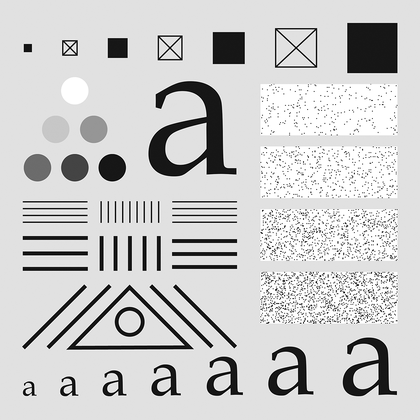
%> input picture pset3/Project 4.6/testpattern1024.tif, 420 x 420 px, shrunk from 1024 x 1024 before the run
$ octave project4_6_b.m   (GNU Octave 9; MATLAB toolbox functions it lacks are replaced by stand-ins)
%> lines starting %> are read from the running program, lines starting %| are printed output that depends on the picture; in (x1, y1, x2, y2) boxes, pixels count from 0 and x2, y2 are one past the last pixel; in counts of white or black regions, pixels touching at a corner belong together; the program's own positions count from 1
img = imread('testpattern1024.tif');
%> img is the input picture: size 420x420 uint8; min 0, max 255, mean 204
[M, N] = size(img);
%> M = 420; N = 420
for i=1:M
    for j=1:N
        img_r(i, j) = 255 - img(i, j);
    end
end
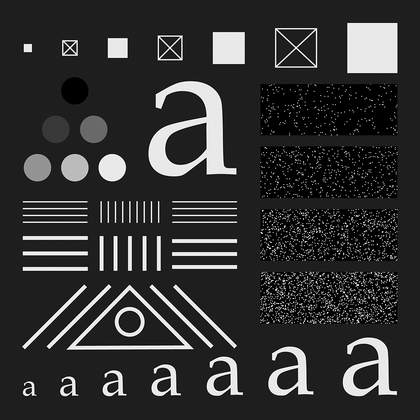
%> img_r: size 420x420 uint8; min 0, max 255, mean 51
img_fft = fftshift(fft2(img_r));
H = zeros(M, N);
D0 = 30;
n = 2;
m = M / 2;
%> m = 210
n = N / 2;
%> n = 210
for i=1:M
    for j=1:N
        d = (i-m)^2 + (j-n)^2;
        H(i,j) = 1/(1 + (d / D0)^(2 * n));
    end
end
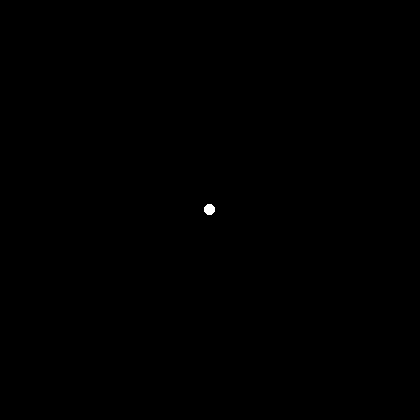
%> H: size 420x420 double; min 0, max 1, mean 0.00055
G = H .* img_fft;
img_result=ifft2(ifftshift(G));
img_result=real(img_result);
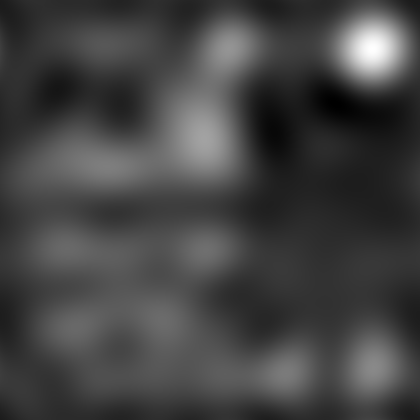
%> img_result: size 420x420 double; min -10.41, max 220, mean 51; drawn with min black and max white
t = max(img_result(:));
%> t = 220
for i = 1:M
    for j = 1:N
        result(i, j) = img_result(i, j) > (t * 0.77);
    end
end
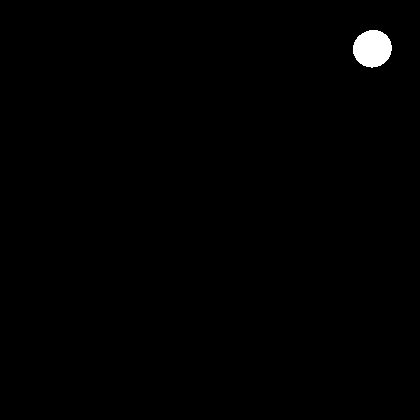
%> result: size 420x420 logical; 0.65% white; 1 white region, box (x1, y1, x2, y2) and area: (353, 30, 392, 68) 1142

subplot(1,3,1);imshow(img,[]);title('inpit');
subplot(1,3,2);imshow(img_result,[]);title('output');
subplot(1,3,3);imshow(result,[]);title('thresholded');
